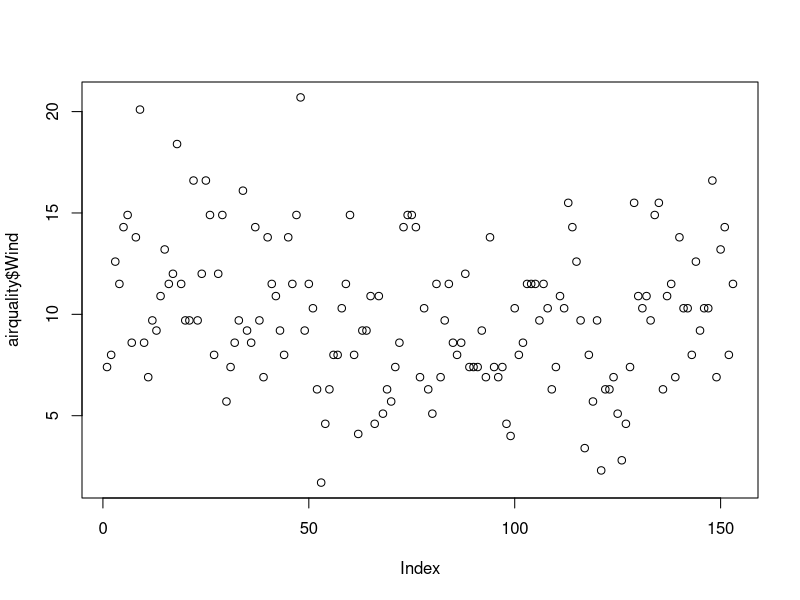
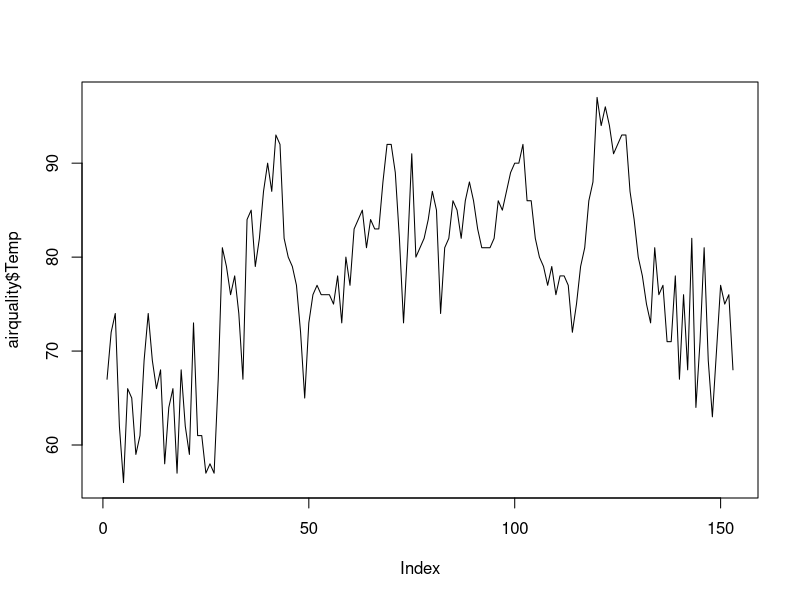
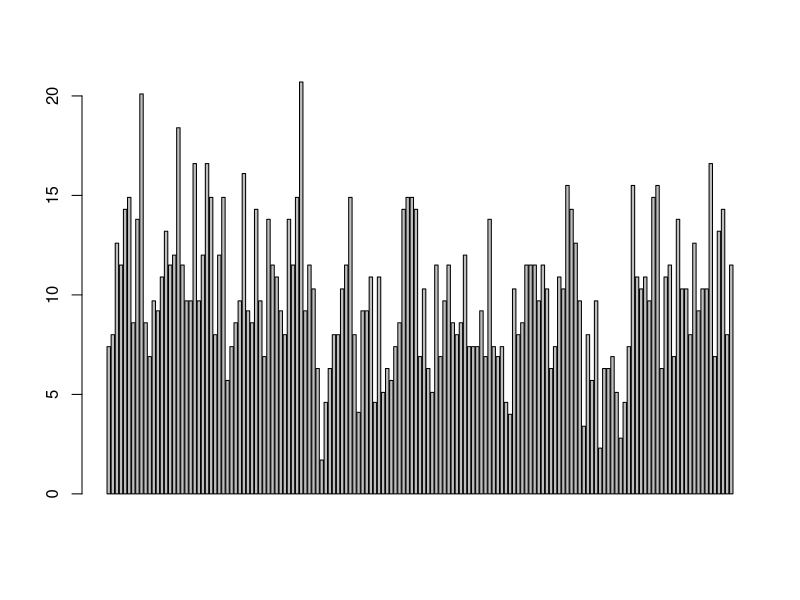
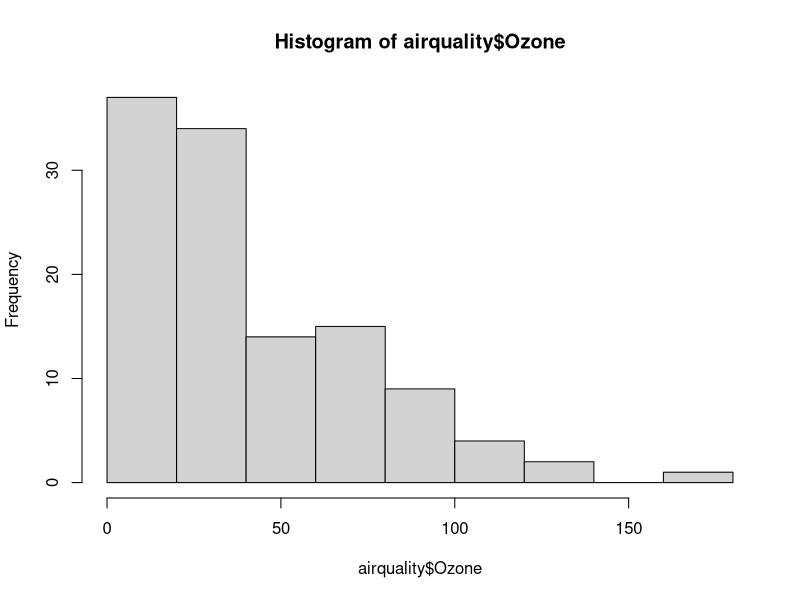
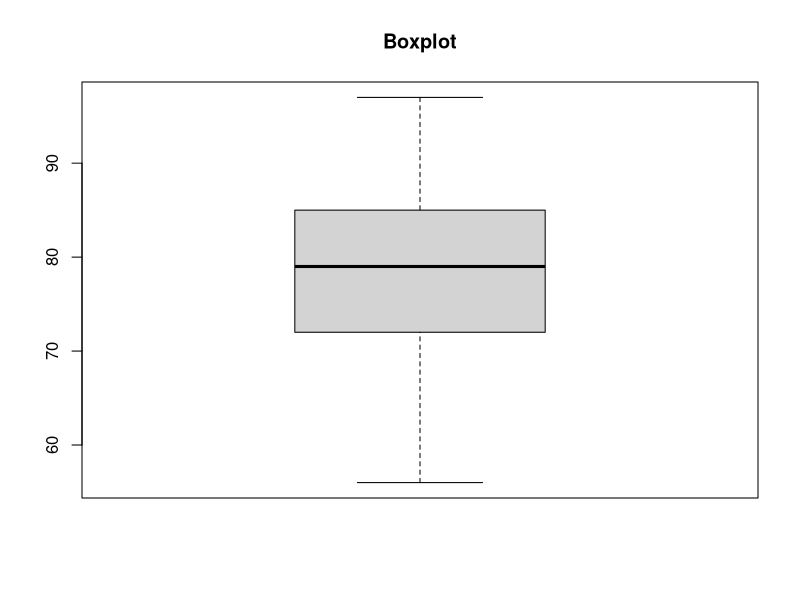

R code for these plots, in order: (Note: this script raises an error after producing the figures.)
datasets::airquality
head(airquality,10)
tail(airquality,10)
airquality[,c(1,2)]
plot(airquality$Wind)
plot(airquality$Temp, type= "l")
barplot(airquality$Wind)
hist(airquality$Ozone)
boxplot(airquality$Temp, main="Boxplot")
boxplot.stats(e_quakes$Temp)$out
boxplot(e_quakes[,1:4],main= "Kyu gand paya")$out
boxplot(e_quakes[,0:4],main= "Kyu gand paya")
sd(e_quakes$mag)
var(e_quakes$mag, na.rm = T)
skewness(e_quakes$stations)

